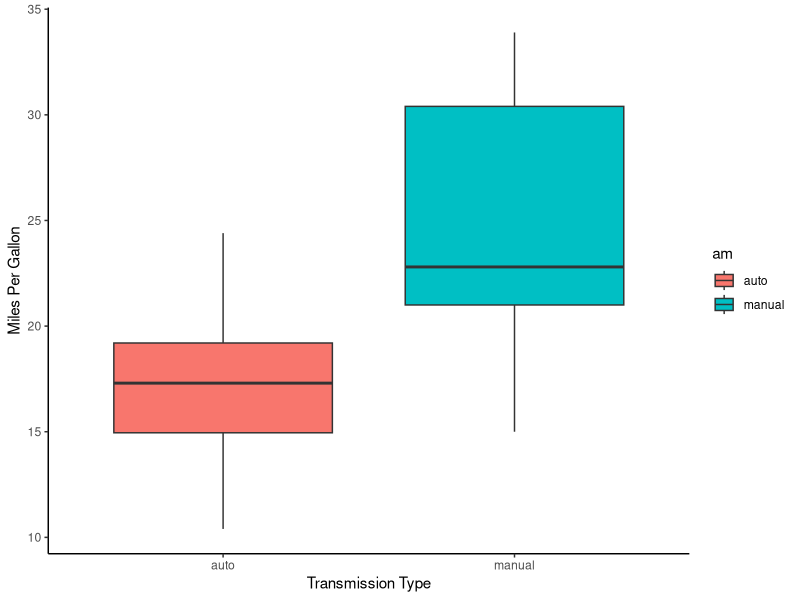
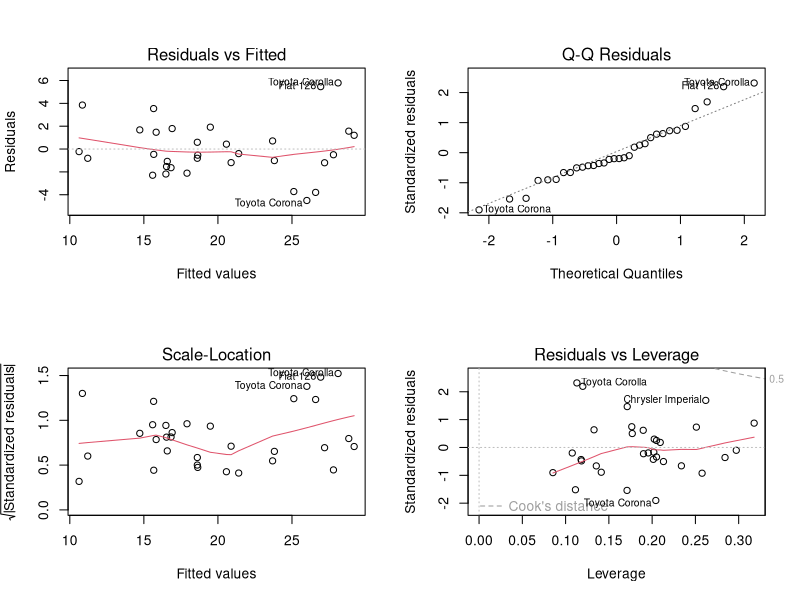

Here is the R script that generated these plots, in order:
## ---- chunk 1
knitr::opts_chunk$set(echo = TRUE)
## ---- chunk 2
library(ggplot2)
data(mtcars)
summary(mtcars)
head(mtcars)

#Transform variables into factors
mtcars$cyl <- as.factor(mtcars$cyl)
mtcars$vs <- as.factor(mtcars$vs)
mtcars$am <- as.factor(mtcars$am)
mtcars$gear <- as.factor(mtcars$gear)
mtcars$carb <- as.factor(mtcars$carb)

#Replace mtcars$am variable from 0-1 to auto-manual
mtcars$am <- gsub("0", "auto", mtcars$am)
mtcars$am <- gsub("1", "manual", mtcars$am)

## ---- chunk 3
boxFig <- ggplot(mtcars, aes(x=am, y = mpg, fill=am)) + geom_boxplot() + theme_classic() + labs(x="Transmission Type", y="Miles Per Gallon")
boxFig
## ---- chunk 4
t.test(mpg ~ am, mtcars)
## ---- chunk 5
am_regression_model <- lm(mpg~am, mtcars)
summary(am_regression_model)
## ---- chunk 6
variance_analysis <- aov(mpg ~ ., mtcars)
summary(variance_analysis)
## ---- chunk 7
multi_regression <- lm(mpg ~ cyl + disp + wt + am, mtcars)
summary(multi_regression)
## ---- chunk 8
par(mfrow=c(2,2))
plot(multi_regression)
